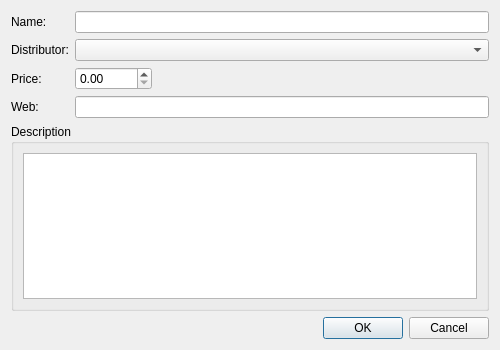
<?xml version="1.0" encoding="UTF-8"?>
<ui version="4.0">
 <class>cPartDistributorEditDialog</class>
 <widget class="QDialog" name="cPartDistributorEditDialog">
  <property name="geometry">
   <rect>
    <x>0</x>
    <y>0</y>
    <width>500</width>
    <height>350</height>
   </rect>
  </property>
  <property name="windowTitle">
   <string>Dialog</string>
  </property>
  <layout class="QGridLayout" name="gridLayout_3">
   <item row="0" column="0">
    <layout class="QVBoxLayout" name="verticalLayout">
     <item>
      <layout class="QGridLayout" name="gridLayout_2">
       <item row="2" column="1">
        <widget class="QDoubleSpinBox" name="m_lpPrice">
         <property name="maximum">
          <double>99999.000000000000000</double>
         </property>
        </widget>
       </item>
       <item row="0" column="0">
        <widget class="QLabel" name="label">
         <property name="text">
          <string>Name:</string>
         </property>
        </widget>
       </item>
       <item row="2" column="0">
        <widget class="QLabel" name="label_3">
         <property name="text">
          <string>Price:</string>
         </property>
        </widget>
       </item>
       <item row="1" column="0">
        <widget class="QLabel" name="label_2">
         <property name="text">
          <string>Distributor:</string>
         </property>
        </widget>
       </item>
       <item row="3" column="0">
        <widget class="QLabel" name="label_4">
         <property name="text">
          <string>Web:</string>
         </property>
        </widget>
       </item>
       <item row="2" column="2">
        <spacer name="horizontalSpacer">
         <property name="orientation">
          <enum>Qt::Horizontal</enum>
         </property>
         <property name="sizeHint" stdset="0">
          <size>
           <width>40</width>
           <height>20</height>
          </size>
         </property>
        </spacer>
       </item>
       <item row="0" column="1" colspan="2">
        <widget class="QLineEdit" name="m_lpName"/>
       </item>
       <item row="1" column="1" colspan="2">
        <widget class="QComboBox" name="m_lpDistributor"/>
       </item>
       <item row="3" column="1" colspan="2">
        <widget class="QLineEdit" name="m_lpLink"/>
       </item>
       <item row="4" column="0" colspan="3">
        <widget class="QGroupBox" name="groupBox">
         <property name="title">
          <string>Description</string>
         </property>
         <layout class="QGridLayout" name="gridLayout">
          <item row="0" column="0">
           <widget class="QTextEdit" name="m_lpDescription"/>
          </item>
         </layout>
        </widget>
       </item>
      </layout>
     </item>
     <item>
      <widget class="QDialogButtonBox" name="m_lpButtonBox">
       <property name="orientation">
        <enum>Qt::Horizontal</enum>
       </property>
       <property name="standardButtons">
        <set>QDialogButtonBox::Cancel|QDialogButtonBox::Ok</set>
       </property>
      </widget>
     </item>
    </layout>
   </item>
  </layout>
 </widget>
 <tabstops>
  <tabstop>m_lpName</tabstop>
  <tabstop>m_lpDistributor</tabstop>
  <tabstop>m_lpPrice</tabstop>
  <tabstop>m_lpLink</tabstop>
  <tabstop>m_lpDescription</tabstop>
 </tabstops>
 <resources/>
 <connections>
  <connection>
   <sender>m_lpButtonBox</sender>
   <signal>accepted()</signal>
   <receiver>cPartDistributorEditDialog</receiver>
   <slot>accept()</slot>
   <hints>
    <hint type="sourcelabel">
     <x>248</x>
     <y>254</y>
    </hint>
    <hint type="destinationlabel">
     <x>157</x>
     <y>274</y>
    </hint>
   </hints>
  </connection>
  <connection>
   <sender>m_lpButtonBox</sender>
   <signal>rejected()</signal>
   <receiver>cPartDistributorEditDialog</receiver>
   <slot>reject()</slot>
   <hints>
    <hint type="sourcelabel">
     <x>316</x>
     <y>260</y>
    </hint>
    <hint type="destinationlabel">
     <x>286</x>
     <y>274</y>
    </hint>
   </hints>
  </connection>
 </connections>
</ui>
